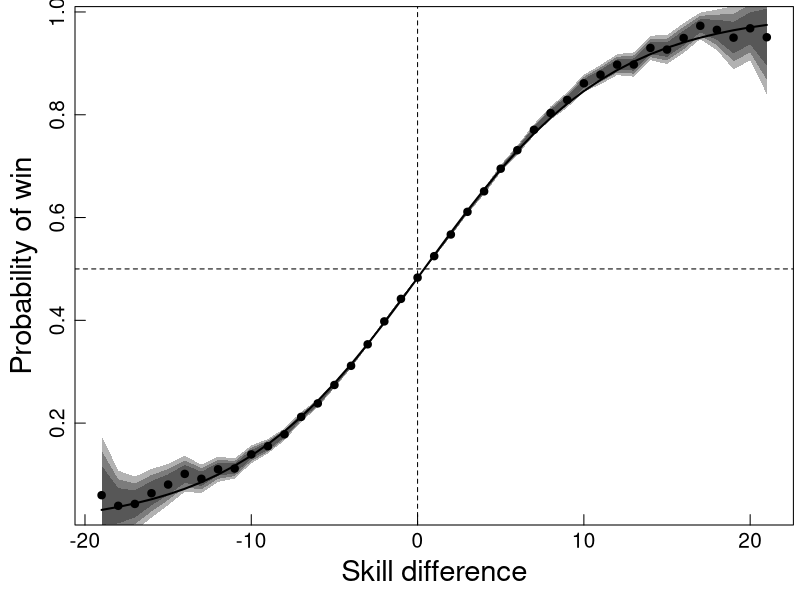

Write R code to recreate this figure.
oldpar <- par(no.readonly = TRUE)
oldwd <- getwd()
this.dir <- dirname(parent.frame(2)$ofile)
setwd(this.dir)
nombre.R <-  sys.frame(1)$ofile
require(tools)
nombre <- print(file_path_sans_ext(nombre.R))
pdf(paste0(nombre,".pdf"))

#setwd("~/gaming/trabajos/conquerClub/db/conquerSkill/Imagenes")
par(mar=c(3.75,3.75,0.33,0.33))

a <- read.csv("data/skillProba2.csv")
a <- a[order(a$dif),] 
a <- a[a$count>35,] 

p <-a$avg
x <- a$dif
plot(x,p, ylab="", xlab="", pch=19, axes=F)
mtext("Skill difference", line=2, side=1,cex=1.75)
mtext("Probability of win", line=2, side=2,cex=1.75)
box()
axis(lwd=0,lwd.ticks=1,side=2, labels=NA,cex.axis=0.6,tck=0.02)
axis(lwd=0,side=2,cex.axis=1.25,line=-0.66)
axis(lwd=0,lwd.ticks=1,side=1, labels=NA,cex.axis=0.6,tck=0.02)
axis(lwd=0,side=1,line=-0.66,cex.axis=1.25) 

for(n_desvios in seq(2,4)){
  sup <- a$avg + n_desvios* sqrt((1/a$count)*a$avg*(1-a$avg))
  inf <- a$avg - n_desvios* sqrt((1/a$count)*a$avg*(1-a$avg))
  
  polygon(c(x,rev(x)), c(sup,rev(inf)),col = rgb(0,0,0,0.3),border = F)
  
}


model <- cbind(x,p)
colnames(model) <- c("ts","p")
model <- as.data.frame(model)
fit <-glm(model[,2]~model[,1],family=quasibinomial,weights = a$count)

beta<-coef(fit)
lines(x,exp(beta[1]+beta[2]*x)/(1+exp(beta[1]+beta[2]*x)),col=1,lwd=2)
abline(h=0.5,lty=2)
abline(v=0,lty=2)  

##polygon(c(x.na.omit,rev(x.na.omit)),
##        c(exp(beta.ci[2,1]+beta.ci[2,2]*x.na.omit)/(1+exp(beta.ci[2,1]+beta.ci[2,2]*x.na.omit))
##          ,rev(exp(beta.ci[1,1]+beta.ci[2,1]*x.na.omit)/(1+exp(beta.ci[1,1]+beta.ci[2,1]*x.na.omit))) )
##        , col=rgb(0,0,0,0.2) , border=F)


#x <- seq(0,10)
#y.enX <- exp(beta[1]+beta[2]*x)/(1+exp(beta[1]+beta[2]*x))
#plot(x,exp(beta[1]+beta[2]*x)/(1+exp(beta[1]+beta[2]*x)))



dev.off()
setwd(oldwd)
par(oldpar, new=F)
